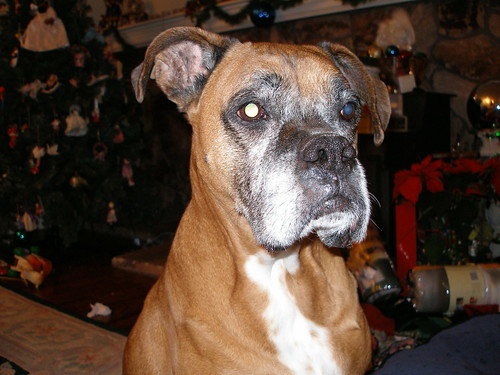
#> input picture DESKTOP_APP/img_requetes/1_2_chiens_boxer_1146.jpg, 500 x 375 px
$ python -i descriptors.py   (imports and definitions only)   (older library calls are emulated)
#> lines starting #> are read from the running program, lines starting #| are printed output that depends on the picture
# -*- coding: utf-8 -*-
"""
Fonctions pour le calcul des descripteurs d'images
"""

import os
import cv2
import numpy as np
import time
from skimage.feature import hog
from skimage import exposure
from skimage import io, color, img_as_ubyte
from matplotlib import pyplot as plt
from skimage.feature import (
    hog,
    greycomatrix,
    greycoprops,
    local_binary_pattern
)
from PyQt5.QtWidgets import QMessageBox

# [118 lines left out: functions showDialog, process_hierarchical_dataset, compute_color_histogram, compute_hsv_histogram, compute_sift, compute_orb and 1 more, not called in this run]

def compute_lbp(img_path):
    img = cv2.imread(img_path)
#> img is the input picture: shape (375, 500, 3); mean B, G, R 52.6, 65.1, 83.5
    img = cv2.cvtColor(img, cv2.COLOR_BGR2GRAY)
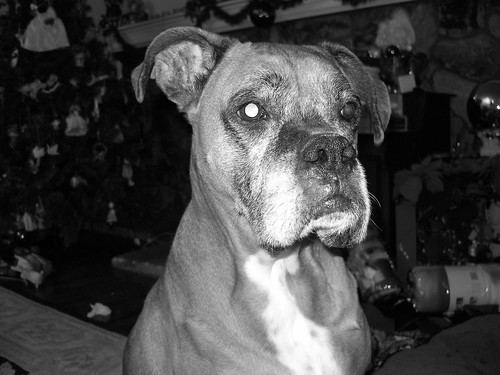
#> img: shape (375, 500); min 0, max 255, mean 69.2
    img = cv2.resize(img, (350, 350))
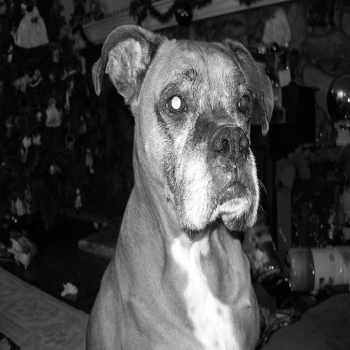
#> img: shape (350, 350); min 0, max 255, mean 69.1

    points = 8
    radius = 1
    method = 'default'
    subSize = (70, 70)

    fullLBPmatrix = local_binary_pattern(img, points, radius, method)
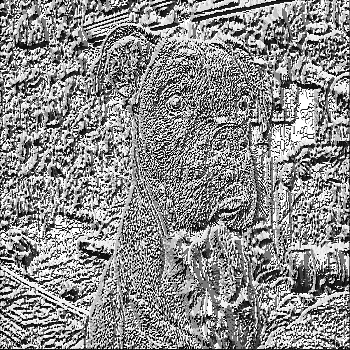
#> fullLBPmatrix: shape (350, 350) float64; min 0, max 255, mean 140.1
    histograms = []

    for k in range(int(fullLBPmatrix.shape[0]/subSize[0])):
        for j in range(int(fullLBPmatrix.shape[1]/subSize[1])):
            subVector = fullLBPmatrix[
                k*subSize[0]:(k+1)*subSize[0],
                j*subSize[1]:(j+1)*subSize[1]
            ].ravel()
            subHist, edges = np.histogram(
                subVector,
                bins=int(2**points),
                range=(0, 2**points)
            )
            histograms = np.concatenate((histograms, subHist), axis=None)

    return histograms

# [17 lines left out: function compute_hog, not called in this run]

# Fonctions principales appelées par l'interface
def generateHistogramme_Color(filenames, progressBar):
    process_hierarchical_dataset(filenames, "BGR", compute_color_histogram, progressBar)

def generateHistogramme_HSV(filenames, progressBar):
    process_hierarchical_dataset(filenames, "HSV", compute_hsv_histogram, progressBar)

def generateSIFT(filenames, progressBar):
    process_hierarchical_dataset(filenames, "SIFT", compute_sift, progressBar)

def generateORB(filenames, progressBar):
    process_hierarchical_dataset(filenames, "ORB", compute_orb, progressBar)

def generateGLCM(filenames, progressBar):
    process_hierarchical_dataset(filenames, "GLCM", compute_glcm, progressBar)

def generateLBP(filenames, progressBar):
    process_hierarchical_dataset(filenames, "LBP", compute_lbp, progressBar)

def generateHOG(filenames, progressBar):
    """Génère les descripteurs HOG pour toutes les images dans la base de données"""
    process_hierarchical_dataset(filenames, "HOG", compute_hog, progressBar)

# [31 lines left out: function extractReqFeatures, not called in this run]

>>> result = compute_lbp('DESKTOP_APP/img_requetes/1_2_chiens_boxer_1146.jpg')

$ run again, on DESKTOP_APP/img_requetes/3_3_poissons_tigershark_3244.jpg
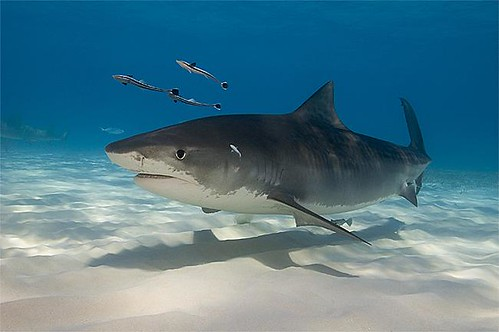
#> input picture DESKTOP_APP/img_requetes/3_3_poissons_tigershark_3244.jpg, 499 x 332 px
#> in compute_lbp, img is the input picture: shape (332, 499, 3); mean B, G, R 139, 122.7, 79.8
#> in compute_lbp, `img = cv2.resize(img, (350, 350))`:
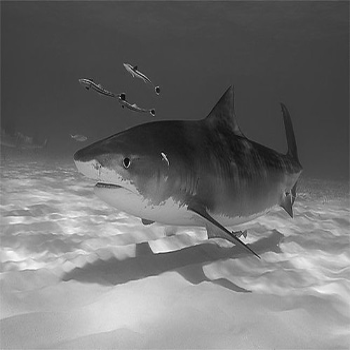
#> img: shape (350, 350); min 8, max 252, mean 111.6
#> in compute_lbp, `fullLBPmatrix = local_binary_pattern(img, points, radius, method)`:
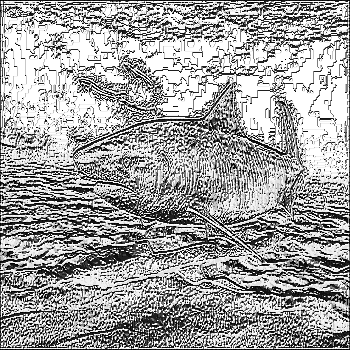
#> fullLBPmatrix: shape (350, 350) float64; min 0, max 255, mean 161.1
